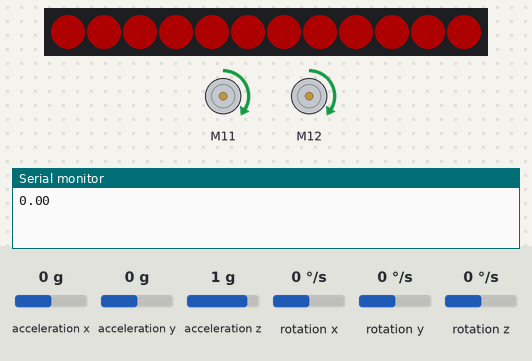
Bench run of a sketch on a simulated Arduino Uno, built with avr-gcc and run on an emulated ATmega328P. On the bench: 12 RGB LEDs in strip order, left to right, 2 × DC motor (green arrow = forward, orange = backward, longer = faster), the last lines printed to the serial monitor. The test bench sets the inputs (shaded band); at power-on: rotation z 0 °/s, acceleration x 0 g, acceleration y 0 g, acceleration z 1 g, rotation x 0 °/s, rotation y 0 °/s. Dim RGB values are drawn brighter than linear.

Above: at 2.0 s.
2.1 s: rotation z set to 116 °/s
5.1 s: rotation z set to 125 °/s
At 8.4 s:
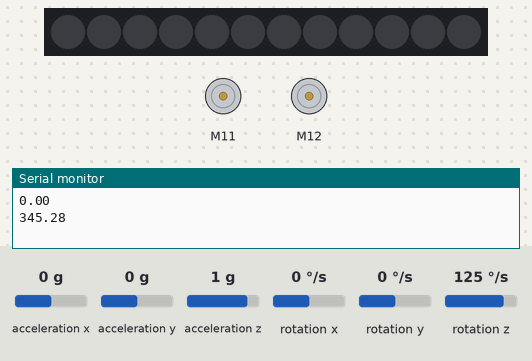
11.1 s: rotation z set to -151 °/s
At 11.7 s:
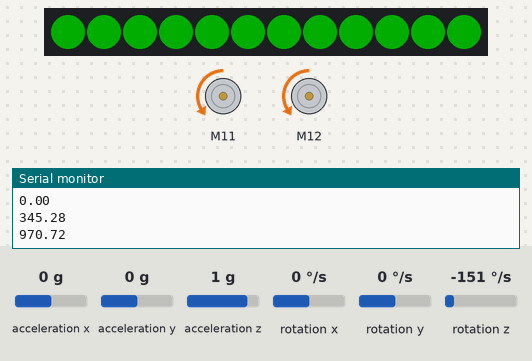
14.1 s: rotation z set to -164 °/s
At 14.7 s:
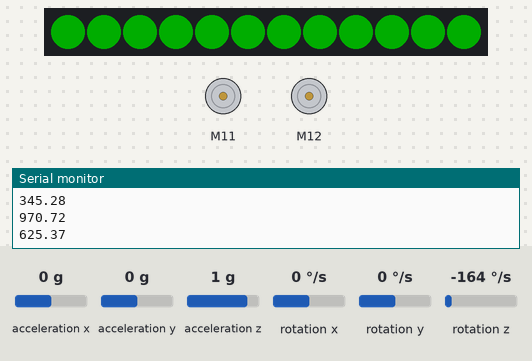
Timing chart, 0 to 20.7 s (numbered marks = the images above; inputs shaded):
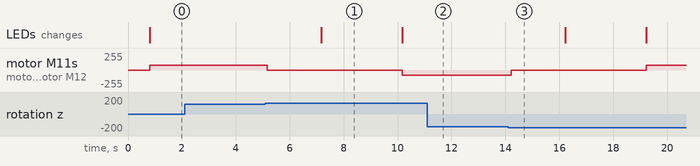

Measured:
- the behaviour switches between 118 and 119 °/s on rotation z (found by bisection; images 0 and 1)
- the behaviour switches between -157 and -158 °/s on rotation z (found by bisection; images 2 and 3)
- after the input at 2.1 s, every drawn part: stays the same
- after the input at 11.1 s, every drawn part: stays the same
- what the display in image 1 shows lasts 3.0 s, from 7.2 s to 10.2 s

The sketch:

GyroEnabledTurns.ino
```cpp
#include <MeAuriga.h>
#include <Wire.h>

#define ALLLEDS 0

// Auriga on-board light ring has 12 LEDs
#define LEDNUM 12

// on-board LED ring, at PORT0 (onboard)
MeRGBLed led(0, LEDNUM);

MeEncoderOnBoard Encoder_1(SLOT1);
MeEncoderOnBoard Encoder_2(SLOT2);
int16_t moveSpeed = 75;
MeGyro gyro(1, 0x69);

float j, f, k;

// Threshold to determine light source direction
const int threshold = 6;  // Adjust as needed based on your environment

void Forward(void) {
  Encoder_1.setMotorPwm(-moveSpeed);  // setMotorPwm writes to the encoder controller
  Encoder_2.setMotorPwm(moveSpeed);   // so setting the speed change instantly
}
void Backward(void) {
  Encoder_1.setMotorPwm(moveSpeed);
  Encoder_2.setMotorPwm(-moveSpeed);
}

void BackwardAndTurnLeft(void) {
  Encoder_1.setMotorPwm(moveSpeed / 4);
  Encoder_2.setMotorPwm(-moveSpeed);
}

void BackwardAndTurnRight(void) {
  Encoder_1.setMotorPwm(moveSpeed);
  Encoder_2.setMotorPwm(-moveSpeed / 4);
}

void TurnLeft(void) {
  Encoder_1.setMotorPwm(-moveSpeed);
  Encoder_2.setMotorPwm(moveSpeed / 2);
}

void TurnRight() {
  Encoder_1.setMotorPwm(-moveSpeed / 2);
  Encoder_2.setMotorPwm(moveSpeed);
}

void TurnLeft1(void) {
  Encoder_1.setMotorPwm(-moveSpeed);
  Encoder_2.setMotorPwm(-moveSpeed);
}

void TurnRight1(void) {
  Encoder_1.setMotorPwm(moveSpeed);
  Encoder_2.setMotorPwm(moveSpeed);
}

void Stop(void) {
  Encoder_1.setMotorPwm(0);
  Encoder_2.setMotorPwm(0);
}

void ChangeSpeed(int16_t spd) {
  moveSpeed = spd;
}

void setup() {
  Serial.begin(115200);
  //Set PWM 8KHz
  TCCR1A = _BV(WGM10);
  TCCR1B = _BV(CS11) | _BV(WGM12);
  TCCR2A = _BV(WGM21) | _BV(WGM20);
  TCCR2B = _BV(CS21);
  gyro.begin();

  // Initalise LED
  led.setpin(44);

  // turnRight(350);
  // turnLeft(350);
}

void loop() {

  // // Turn 360 degrees clockwise
  led.setColor(0, 50, 0, 0);
  led.show();
  turnRight(345);
  delay(2000);
  led.setColor(0, 0, 0, 0);
  led.show();
  delay(3000);

  // // Turn 360 degrees counter-clockwise
  led.setColor(0, 0, 50, 0);
  led.show();
  turnLeft(345);
  delay(2000);
  led.setColor(0, 0, 0, 0);
  led.show();
  delay(3000);
}


void turnRight(double degree) {
  gyro.update();
  Serial.println(gyro.getAngleZ());
  double startAngle = gyro.getAngleZ() + 180.00;
  double delta;
  TurnRight1();
  while (degree > 0) {
    gyro.update();
    delta = gyro.getAngleZ() + 180.00 - startAngle;
    if (delta < -180.00) {
      delta += 360.00;
    } else if (delta > 180) {
      delta -= 360;
    }
    degree -= delta;
    startAngle = gyro.getAngleZ() + 180.00;
  }
  gyro.update();
  Serial.println(gyro.getAngleZ());
  Stop();
}

void turnLeft(double degree) {
  gyro.update();
  Serial.println(gyro.getAngleZ());
  double startAngle = gyro.getAngleZ() + 180.00;
  double delta;
  TurnLeft1();
  while (degree > 0) {
    gyro.update();
    delta = gyro.getAngleZ() + 180.00 - startAngle;
    if (delta < -180.00) {
      delta += 360.00;
    } else if (delta > 180) {
      delta -= 360;
    }
    degree += delta;
    startAngle = gyro.getAngleZ() + 180.00;
  }
  gyro.update();
  Serial.println(gyro.getAngleZ());
  Stop();
}
```
